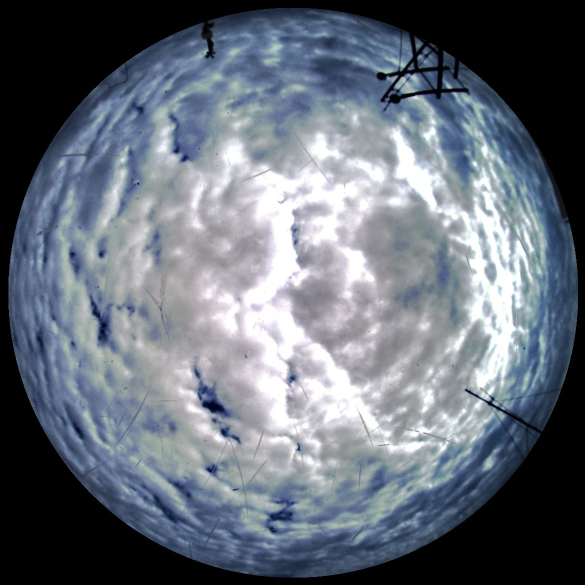
#> input picture test_new_Crop.jpg, 1170 x 1170 px, given in place of 2021_11_17__11_00_07_HDR.jpg, which was not available (shown at 1/2 size)
$ jupyter execute --allow-errors test_sun_mark.ipynb   (older library calls are emulated)
#> lines starting #> are read from the running program, lines starting #| are printed output that depends on the picture; after the words box and inside, x2 and y2 are one past the last pixel; in counts of white or black regions, pixels touching at a corner belong together; pictures that were not available may be replaced by others from this repository, and a replacement may not be noted
[cell 1]
import cv2
import numpy as np

# Load the image
image = cv2.imread('./class_cloud/6/2021_11_17__11_00_07_HDR.jpg')
#> image is the input picture: shape (1170, 1170, 3); mean B, G, R 121, 110.3, 102.7

# Convert the image to grayscale
gray = cv2.cvtColor(image, cv2.COLOR_BGR2GRAY)
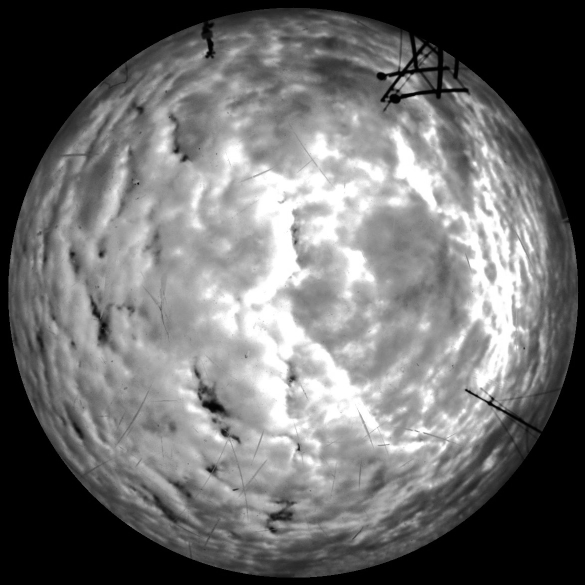
#> gray: shape (1170, 1170) (shown at 1/2 size); min 0, max 255, mean 109.2

# Use a threshold to detect the sun in the image
_, threshold = cv2.threshold(gray, 245, 255, cv2.THRESH_BINARY)
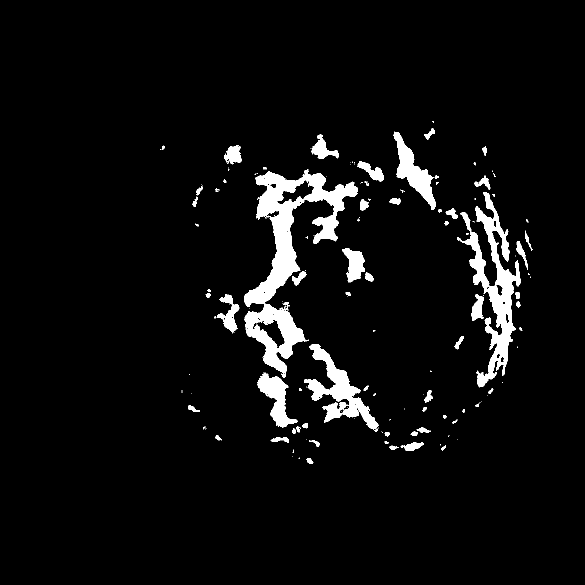
#> threshold: shape (1170, 1170) (shown at 1/2 size); 5% white; 163 white regions (94 under 20 px)

# Find the contours of the sun in the image
contours, _ = cv2.findContours(threshold, cv2.RETR_TREE, cv2.CHAIN_APPROX_SIMPLE)
#> contours = 237 contours, 168 with area under 20; largest, box (x1, y1, x2, y2) and area: (488, 338, 716, 756) 27963, (914, 384, 1041, 775) 12764, (608, 688, 757, 859) 7197, (786, 264, 872, 420) 4306, (514, 745, 595, 855) 3407

# Find the bounding circle with the maximum radius
max_radius = 0
max_x = 0
max_y = 0
for contour in contours:
    points = cv2.convexHull(contour)
    (x, y), radius = cv2.minEnclosingCircle(points)
    if radius > max_radius:
        max_radius = radius
        max_x = x
        max_y = y
#> this loop made 237 passes
#> (x, y, radius, max_radius, max_x, max_y) on passes 1, 6, 8, 56, 64, 138, 173: (619.2, 921.6, 7.63, 7.63, 619.2, 921.6), (787.5, 894, 8.56, 8.56, 787.5, 894), (824, 889.5, 23.26, 23.26, 824, 889.5), (560.2, 795.2, 59.1, 59.1, 560.2, 795.2), (684.5, 774, 105.6, 105.6, 684.5, 774), (965, 579, 195.1, 195.1, 965, 579), (597.9, 545.5, 211.8, 211.8, 597.9, 545.5)
#> (x, y, radius) on passes 3, 5, 9, 10, 11, 12: (584, 912, 0.0001), (887.5, 895.5, 5.7), (773, 884.1, 4.13), (630.3, 885.4, 9.4), (619, 881.7, 1.67), (914, 879, 0.0001)
#> after the loop, max_radius = 211.8; max_x = 597.9; max_y = 545.5

# Draw a bounding circle and label over the sun with the maximum radius
cv2.circle(image, (int(max_x), int(max_y)), int(max_radius), (0, 0, 255), 2)
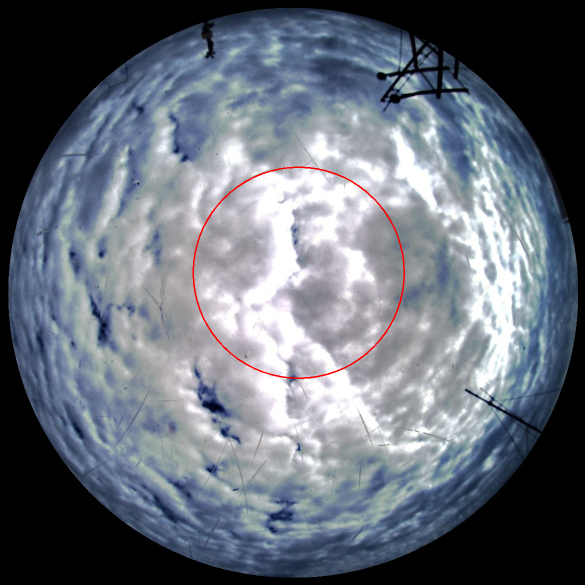
#> image: shape (1170, 1170, 3) (shown at 1/2 size); 0.29% of pixels changed, all inside (x1, y1, x2, y2) = (385, 333, 810, 758)
# cv2.putText(image, "Sun blocked by clouds", (int(max_x) - int(max_radius), int(max_y) - 10), cv2.FONT_HERSHEY_SIMPLEX, 0.5, (0, 0, 0), 2)

# Save the image with the label and bounding circle applied
cv2.imwrite('sun_blocked3.jpg', image)
#> Out = True

[cell 2]
import cv2
import numpy as np
import matplotlib.pyplot as plt

# ./cloud_images/original/2021_11_17__11_00_07_crop.jpg
# ./class_cloud/6/2021_11_17__11_00_07_HDR.jpg
image = cv2.imread('./cloud_images/original/2021_12_16__09_52_00_crop.jpg')
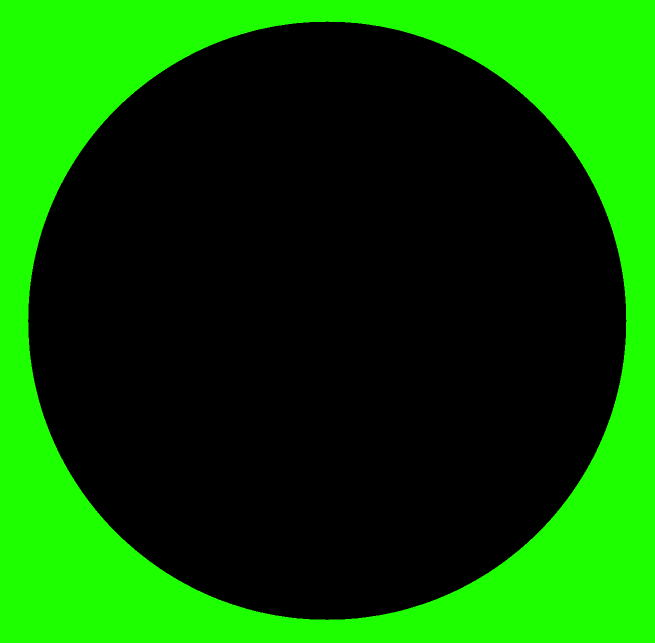
#> input picture crop_mask3.png, 1310 x 1285 px, given in place of 2021_12_16__09_52_00_crop.jpg, which was not available (shown at 1/2 size)
#> image is the input picture: shape (1285, 1310, 3); mean B, G, R 0, 84.8, 10
r1 = image.shape[1]
#> r1 = 1310
r2 = image.shape[0]
#> r2 = 1285
mask = np.zeros((r2, r1), dtype=np.uint8)

# Draw a white circle on the image with radius 320
cv2.circle(mask, (int(r1/2), int(r2/2)), int(r2/2), (255, 255, 255), -1, 8, 0)
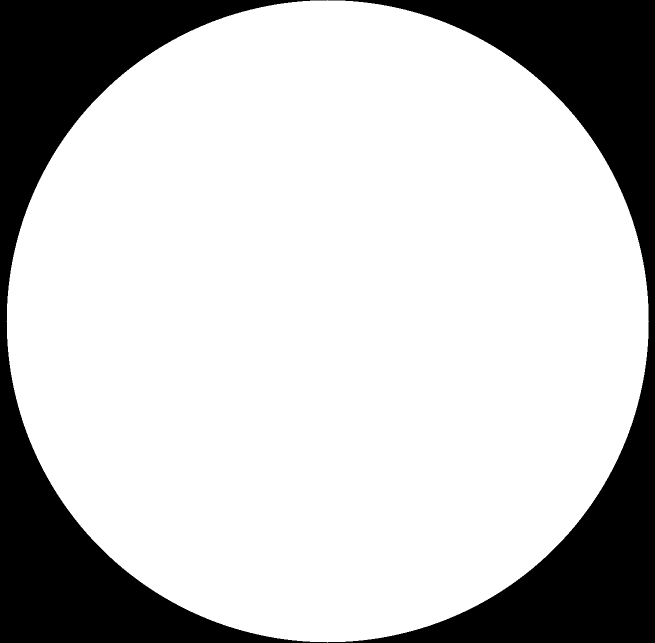
#> mask: shape (1285, 1310) (shown at 1/2 size); 76.9% white; 2 black regions, box (x1, y1, x2, y2) and area: (0, 0, 655, 1285) 194955, (656, 0, 1310, 1285) 193670
# Save the image to a file
# cv2.imwrite("mask_test.jpg", image)

masked = cv2.bitwise_and(image, image, mask=mask)
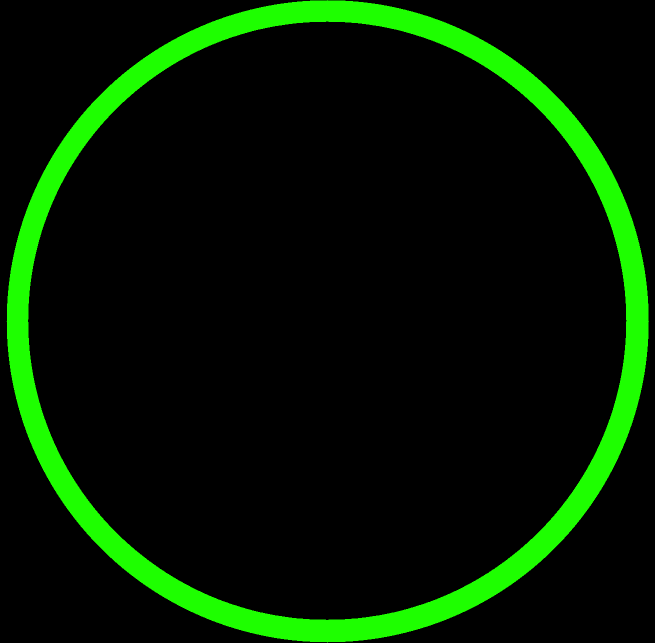
#> masked: shape (1285, 1310, 3) (shown at 1/2 size); mean B, G, R 0, 26, 3.1


#### Mark sun position
# Convert the image to grayscale
img_mark_sun = masked
gray = cv2.cvtColor(masked, cv2.COLOR_BGR2GRAY)
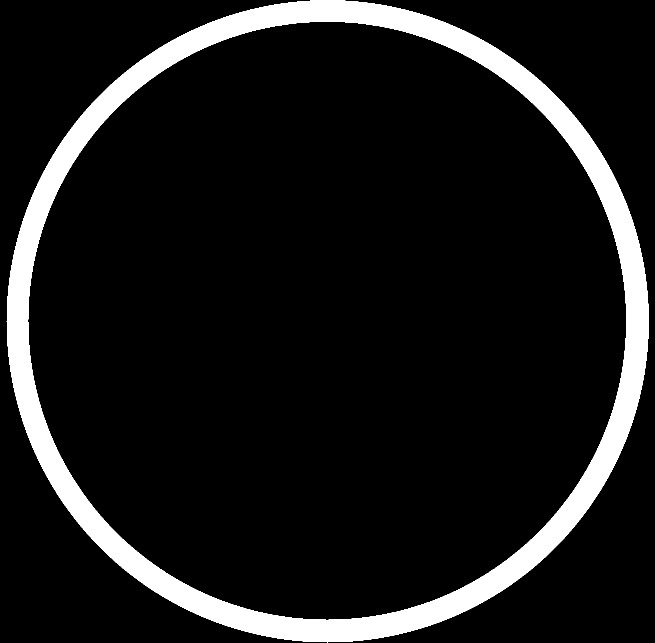
#> gray: shape (1285, 1310) (shown at 1/2 size); values 0 (black) and 159 (white), 10.2% white; 1 white region, box (x1, y1, x2, y2) and area: (13, 0, 1298, 1285) 171340

# Use a threshold to detect the sun in the image
_, threshold = cv2.threshold(gray, 250, 255, cv2.THRESH_BINARY)
#> threshold: shape (1285, 1310); every value is 0

# Find the contours of the sun in the image
contours, _ = cv2.findContours(threshold, cv2.RETR_TREE, cv2.CHAIN_APPROX_SIMPLE)
#> contours = []

# Find the bounding circle with the maximum radius
max_radius = 0
max_x = 0
max_y = 0
for contour in contours:
    points = cv2.convexHull(contour)
    (x, y), radius = cv2.minEnclosingCircle(points)
    if radius > max_radius:
        max_radius = radius
        max_x = x
        max_y = y
#> this loop made 0 passes
#> after the loop, max_radius = 0; max_x = 0; max_y = 0

# Draw a bounding circle and label over the sun with the maximum radius
cv2.circle(img_mark_sun, (int(max_x), int(max_y)), int(max_radius), (0, 0, 255), 2)
#> img_mark_sun: shape (1285, 1310, 3); under 0.01% of pixels changed, all inside (x1, y1, x2, y2) = (0, 0, 2, 2)


#### Find contours
# Convert the image to grayscale
gray = cv2.cvtColor(img_mark_sun, cv2.COLOR_BGR2GRAY)
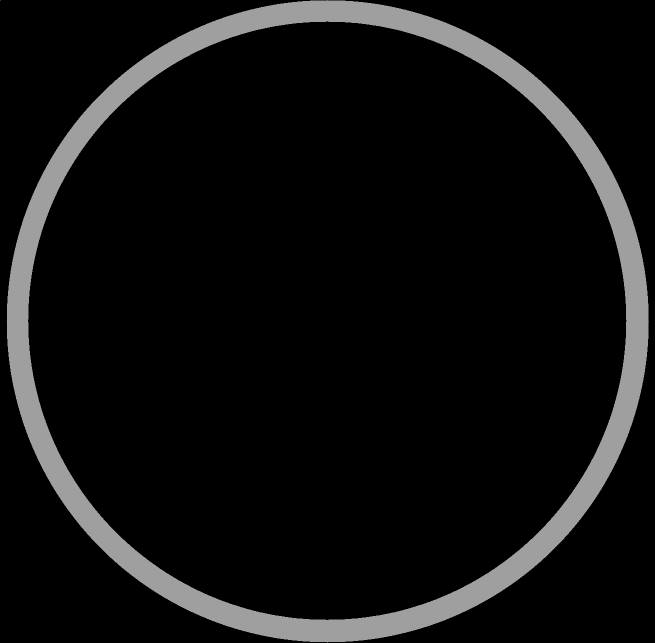
#> gray: shape (1285, 1310) (shown at 1/2 size); min 0, max 159, mean 16.2
img_eql = cv2.equalizeHist(gray)
blur = cv2.GaussianBlur(img_eql,(5,5),0)

# Apply a color threshold to create a binary image # T = 240 can detect sun light
_, thresh = cv2.threshold(blur, 240, 255, cv2.THRESH_BINARY)
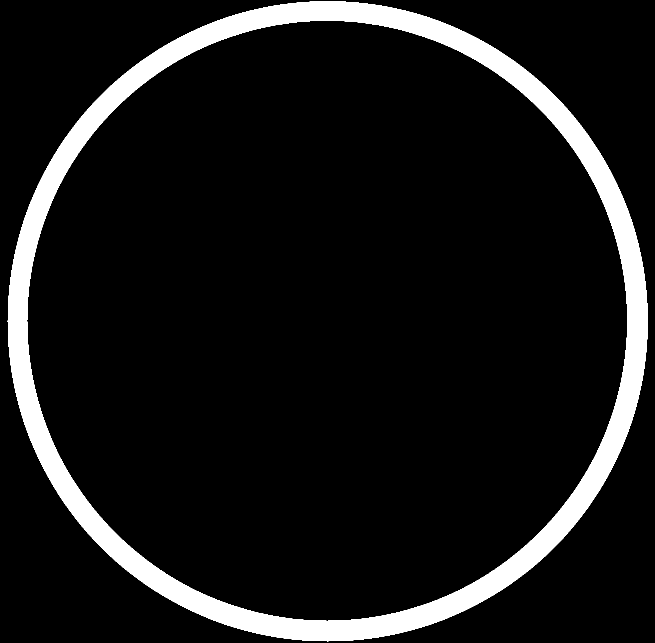
#> thresh: shape (1285, 1310) (shown at 1/2 size); 9.4% white; 1 white region

# Use contour detection to identify the outline of the circle
contours, _ = cv2.findContours(thresh, cv2.RETR_EXTERNAL, cv2.CHAIN_APPROX_SIMPLE)
#> contours = 1 contour; box (x1, y1, x2, y2) and area: (15, 2, 1296, 1283) 1286038
cv2.drawContours(masked, contours, -1, (0, 255, 0), 3)
#> masked: shape (1285, 1310, 3); 1.08% of pixels changed, all inside (x1, y1, x2, y2) = (0, 0, 1298, 1285)

# crop_mask = cv2.imread('./crop_mask3.png')
# new_img_mask = cv2.bitwise_or(crop_mask,masked)

plt.imshow(cv2.cvtColor(masked, cv2.COLOR_BGR2RGB))

[cell 3]
import cv2

# Create a blank image with a black background
image = np.zeros((600, 600, 3), dtype=np.uint8)

# Draw a circle with radius 50
cv2.circle(image, (300, 300), 50, (255, 255, 255), -1)
#> image: shape (600, 600, 3); 2.2% white; 1 white region, box (x1, y1, x2, y2) and area: (250, 250, 351, 351) 7845

# Fill the circle with color red
mask = np.zeros((600+2, 600+2), dtype=np.uint8)
cv2.floodFill(image, mask, (300, 300), (0, 0, 255))
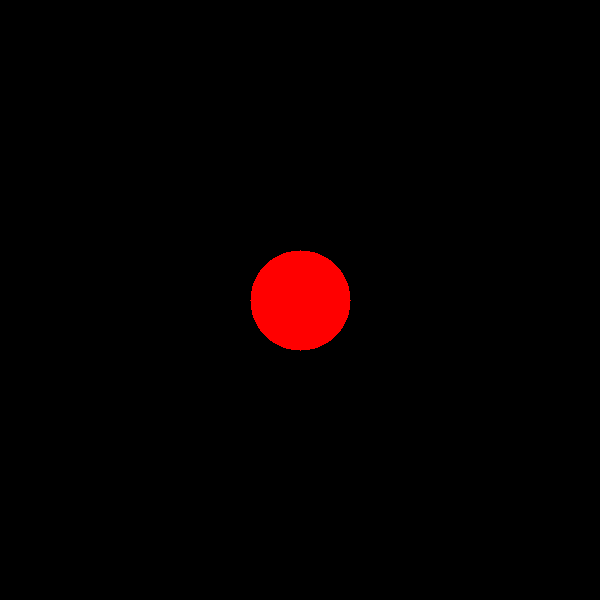
#> image: shape (600, 600, 3); mean B, G, R 0, 0, 5.6

# Count the number of red pixels
red_pixels = cv2.countNonZero(image[:,:,2])
#> red_pixels = 7845

print(f'Number of red pixels in the circle: {red_pixels}')
#| Number of red pixels in the circle: 7845

[cell 4]
import cv2
import numpy as np

# Load the image
image1 = cv2.imread('./cloud_images/original2/2021_11_17__11_00_07_crop.jpg')

# Convert to HSV color space
hsv = cv2.cvtColor(image1, cv2.COLOR_BGR2HSV)
#> hsv: shape (1285, 1310, 3); mean H, S, V 18.6, 84.8, 84.8

# Enhance contrast using histogram equalization
hsv[:,:,2] = cv2.equalizeHist(hsv[:,:,2])

# Remove noise using median blur
image = cv2.GaussianBlur(hsv,(5,5),0)
#> image: shape (1285, 1310, 3); mean H, S, V 18.6, 84.8, 84.8
r1 = image1.shape[1]
r2 = image1.shape[0]
mask = np.zeros((r2, r1), dtype=np.uint8)

# Draw a white circle on the image with radius 320
cv2.circle(mask, (int(r1/2), int(r2/2)), int(r2/2), (255, 255, 255), -1, 8, 0)
# Save the image to a file
# cv2.imwrite("mask_test.jpg", image)

masked = cv2.bitwise_and(image, image, mask=mask)
#> masked: shape (1285, 1310, 3); mean H, S, V 5.7, 26, 26


# crop mask image
crop_mask = cv2.imread('./crop_mask3.png')

# rbr
lower_red = np.array([0, 50, 50])
upper_red = np.array([10, 255, 255])
mask_red = cv2.inRange(masked, lower_red, upper_red)

lower_blue = np.array([100, 50, 50])
upper_blue = np.array([130, 255, 255])
mask_blue = cv2.inRange(masked, lower_blue, upper_blue)

red_pixels = np.count_nonzero(mask_red)
#> red_pixels = 0
blue_pixels = np.count_nonzero(mask_blue)
#> blue_pixels = 0
#> (the rest of this cell did not finish here and is left out)
